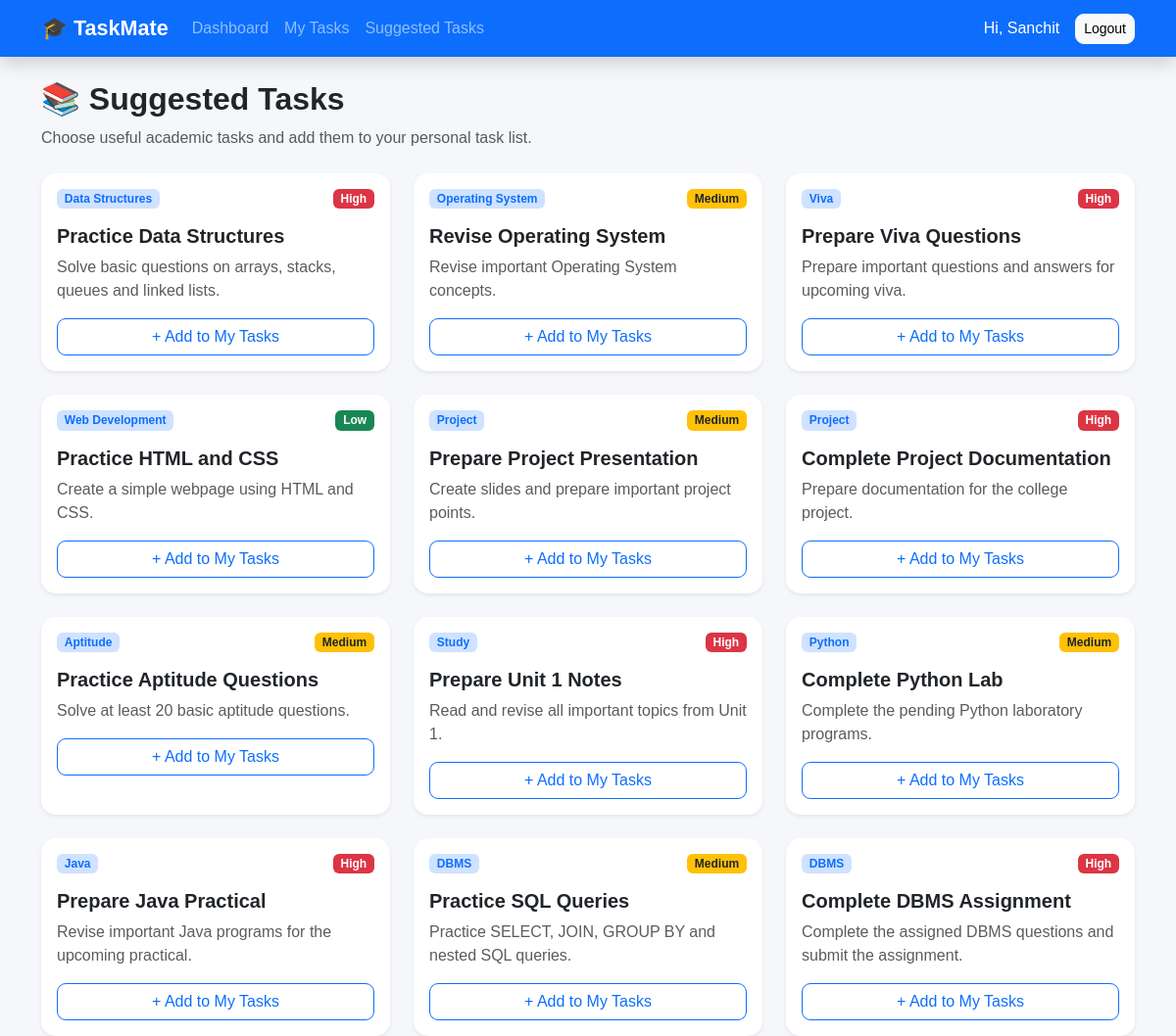
The app's page /suggested-tasks (signed in) with its own data.
### tables this page shows
CREATE TABLE suggested_tasks (
            id INTEGER PRIMARY KEY AUTOINCREMENT,
            title TEXT NOT NULL,
            description TEXT,
            subject TEXT,
            priority TEXT DEFAULT 'Medium'
        );

### app.py (the view)
@app.route("/suggested-tasks")
@login_required
def suggested_tasks():
    conn = get_db()
    tasks = conn.execute("""
        SELECT * FROM suggested_tasks
        ORDER BY id DESC
    """).fetchall()
    conn.close()
    return render_template(
        "suggested_tasks.html",
        tasks=tasks
    )

### app.py (called while the page is built)
def get_db():
    conn = sqlite3.connect(DATABASE)
    conn.row_factory = sqlite3.Row
    return conn

def login_required(f):
    @wraps(f)
    def decorated_function(*args, **kwargs):
        if "user_id" not in session:
            return redirect(url_for("login"))
        return f(*args, **kwargs)
    return decorated_function

### templates/suggested_tasks.html (shortened to what this page needs)
{% extends "base.html" %}
{% block content %}
<div class="mb-4">
    <h2 class="fw-bold">
        📚 Suggested Tasks
    </h2>
    <p class="text-muted">
        Choose useful academic tasks and add them to your personal task list.
    </p>
</div>
<div class="row g-4">
    {% for task in tasks %}
    <div class="col-md-6 col-lg-4">
        <div class="card suggested-task-card border-0 shadow-sm h-100">
            <div class="card-body">
                <div class="d-flex justify-content-between mb-3">
                    <span class="badge bg-primary-subtle text-primary">
                        {{ task['subject'] }}
                    </span>
                    {% if task['priority'] == 'High' %}
                    <span class="badge bg-danger">
                        High
                    </span>
                    {% elif task['priority'] == 'Medium' %}
                    <span class="badge bg-warning text-dark">
                        Medium
                    </span>
                    {% else %}
                    <span class="badge bg-success">
                        Low
                    </span>
                    {% endif %}
                </div>
                <h5 class="fw-bold">
                    {{ task['title'] }}
                </h5>
                <p class="text-muted">
                    {{ task['description'] }}
                </p>
                <a
                    href="{{ url_for('add_suggested', suggested_id=task['id']) }}"
                    class="btn btn-outline-primary w-100"
                >
                    + Add to My Tasks
                </a>
            </div>
        </div>
    </div>
    {% endfor %}
</div>
{% endblock %}

### templates/base.html (shortened to what this page needs)
<!DOCTYPE html>
<html lang="en">
<head>
    <link
        href="https://cdn.jsdelivr.net/npm/bootstrap@5.3.3/dist/css/bootstrap.min.css"
        rel="stylesheet"
    >
    <link
        rel="stylesheet"
        href="{{ url_for('static', filename='css/style.css') }}"
    >
</head>
<body>
{% if session.get('user_id') %}
<nav class="navbar navbar-expand-lg navbar-dark bg-primary shadow">
    <div class="container">
        <a class="navbar-brand fw-bold" href="{{ url_for('dashboard') }}">
            🎓 TaskMate
        </a>
        <div class="collapse navbar-collapse" id="navbarMenu">
            <ul class="navbar-nav me-auto">
                <li class="nav-item">
                    <a class="nav-link" href="{{ url_for('dashboard') }}">
                        Dashboard
                    </a>
                </li>
                <li class="nav-item">
                    <a class="nav-link" href="{{ url_for('my_tasks') }}">
                        My Tasks
                    </a>
                </li>
                <li class="nav-item">
                    <a class="nav-link" href="{{ url_for('suggested_tasks') }}">
                        Suggested Tasks
                    </a>
                </li>
            </ul>
            <span class="text-white me-3">
                Hi, {{ session.get('user_name') }}
            </span>
            <a
                href="{{ url_for('logout') }}"
                class="btn btn-light btn-sm"
            >
                Logout
            </a>
        </div>
    </div>
</nav>
{% endif %}
<div class="container mt-4">
    {% block content %}
    {% endblock %}
</div>
</body>
</html>

### static/css/style.css (style rules this page uses)
body { background: #f5f7fb; font-family: Arial, Helvetica, sans-serif; color: #212529; }
.navbar-brand { font-size: 1.35rem; }
.btn { border-radius: 9px; }
.suggested-task-card { border-radius: 15px; transition: transform 0.2s ease, box-shadow 0.2s ease; }

### records on screen
suggested_tasks: subject "Data Structures", priority "High", title "Practice Data Structures", description "Solve basic questions on arrays, stacks, queues and linked lists."
suggested_tasks: subject "Operating System", priority "Medium", title "Revise Operating System", description "Revise important Operating System concepts."
suggested_tasks: subject "Viva", priority "High", title "Prepare Viva Questions", description "Prepare important questions and answers for upcoming viva."
suggested_tasks: subject "Web Development", priority "Low", title "Practice HTML and CSS", description "Create a simple webpage using HTML and CSS."
suggested_tasks: subject "Project", priority "Medium", title "Prepare Project Presentation", description "Create slides and prepare important project points."
suggested_tasks: subject "Project", priority "High", title "Complete Project Documentation", description "Prepare documentation for the college project."
suggested_tasks: subject "Aptitude", priority "Medium", title "Practice Aptitude Questions", description "Solve at least 20 basic aptitude questions."
suggested_tasks: subject "Study", priority "High", title "Prepare Unit 1 Notes", description "Read and revise all important topics from Unit 1."
suggested_tasks: subject "Python", priority "Medium", title "Complete Python Lab", description "Complete the pending Python laboratory programs."
suggested_tasks: subject "Java", priority "High", title "Prepare Java Practical", description "Revise important Java programs for the upcoming practical."
suggested_tasks: subject "DBMS", priority "Medium", title "Practice SQL Queries", description "Practice SELECT, JOIN, GROUP BY and nested SQL queries."
suggested_tasks: subject "DBMS", priority "High", title "Complete DBMS Assignment", description "Complete the assigned DBMS questions and submit the assignment."

### other values on screen
{{ session.get('user_name') }} "Sanchit"
